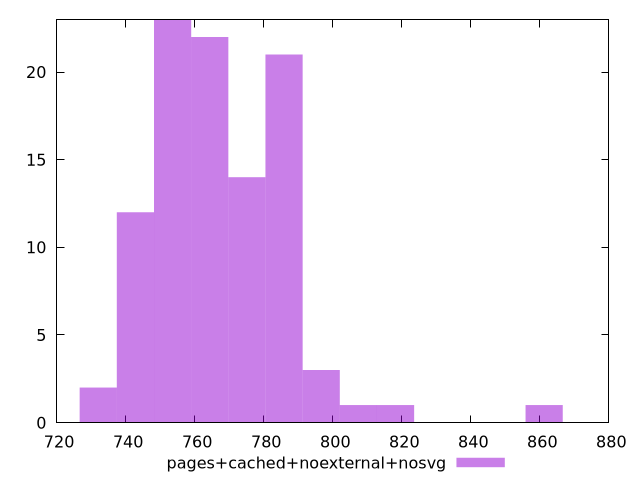

Write gnuplot code to recreate this figure.
$_pagesCachedNoexternalNosvg <<EOF
742.8304418070541 12
775.1274175377955 14
764.3617589608817 22
753.596100383968 23
785.8930761147094 21
861.2526861531062 1
796.6587346916232 3
732.0647832301403 2
807.4243932685371 1
818.1900518454509 1
EOF
set key outside below
set terminal pngcairo
set output "report_00004_2020-11-02T20-21-41.718Z/mainthread-work-breakdown/pages+cached+noexternal+nosvg//raw_hist.png"
set yrange [0:23]
set boxwidth 10.765658576913827
set style fill transparent solid 0.5 noborder
plot $_pagesCachedNoexternalNosvg title "pages+cached+noexternal+nosvg" with boxes ,
